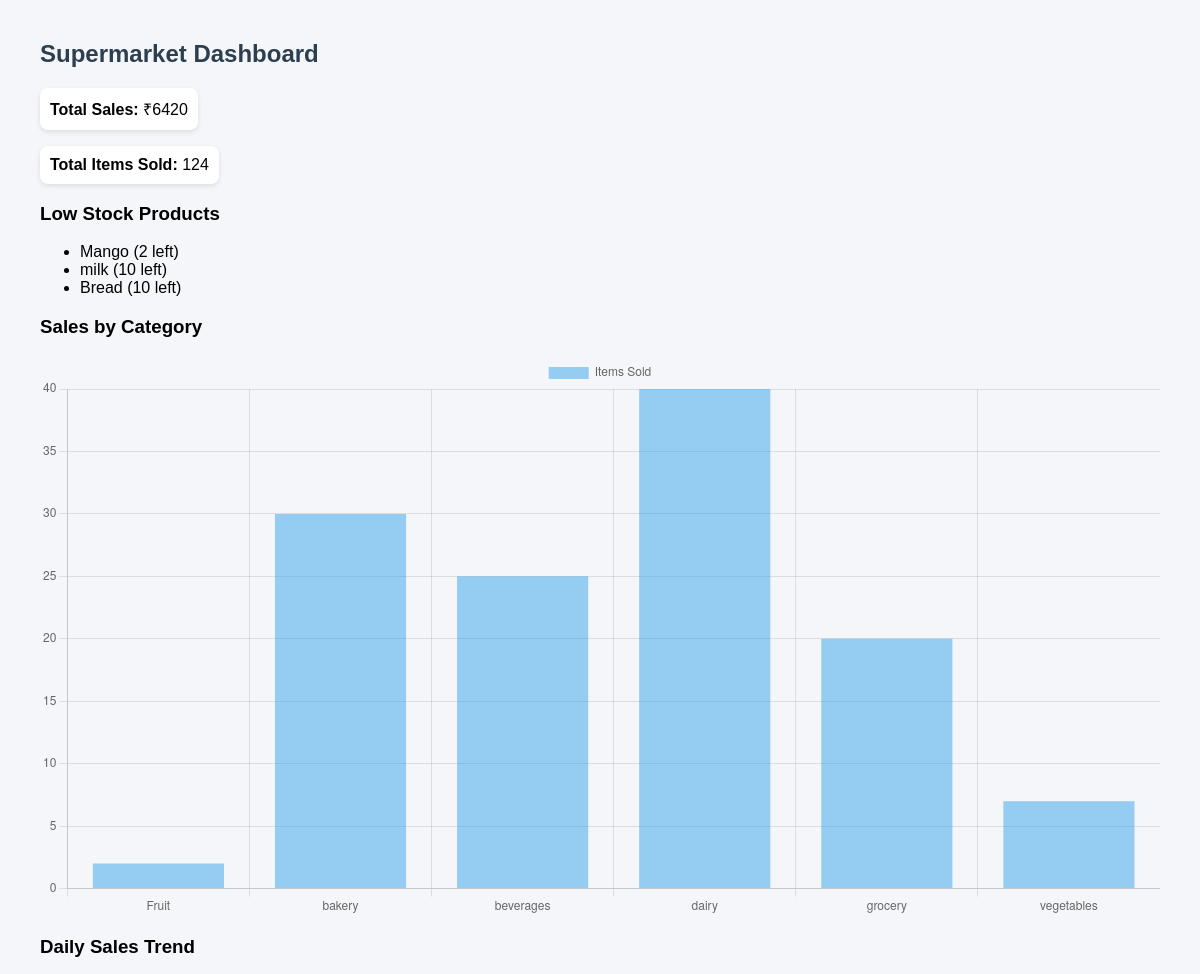
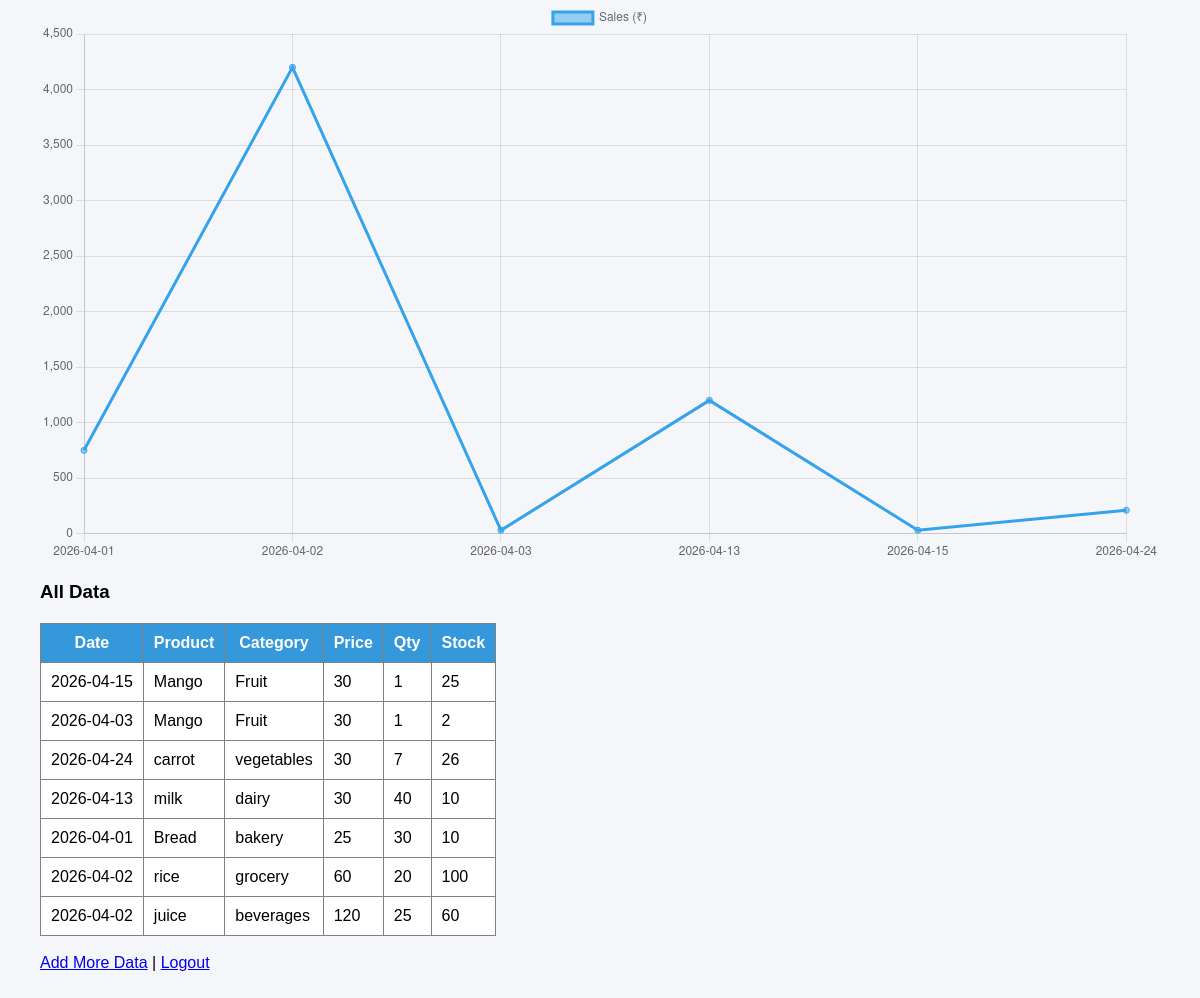
The app's page /dashboard (signed in) with its own data (2 pictures, top to bottom).
### tables this page shows
CREATE TABLE supermarket (
            id INTEGER PRIMARY KEY AUTOINCREMENT,
            date TEXT,
            product_name TEXT,
            category TEXT,
            price INTEGER,
            quantity_sold INTEGER,
            stock_left INTEGER
        );

### app.py (the view)
@app.route("/dashboard")
def dashboard():
    if "user" not in session:
        return redirect("/")
    conn = get_db_connection()
    data = conn.execute("SELECT * FROM supermarket").fetchall()
    conn.close()
    total_sales = sum(row["price"] * row["quantity_sold"] for row in data)
    total_items = sum(row["quantity_sold"] for row in data)
    low_stock = [row for row in data if row["stock_left"] < 20]
    category_sales = {}
    for row in data:
        cat = row["category"]
        category_sales[cat] = category_sales.get(cat, 0) + row["quantity_sold"]
    daily_sales = {}
    for row in data:
        d = row["date"]
        daily_sales[d] = daily_sales.get(d, 0) + (row["price"] * row["quantity_sold"])
    return render_template(
        "dashboard.html",
        data=data,
        total_sales=total_sales,
        total_items=total_items,
        low_stock=low_stock,
        category_sales=category_sales,
        daily_sales=daily_sales
    )

### app.py (called while the page is built)
def get_db_connection():
    conn = sqlite3.connect("supermarket.db")
    conn.row_factory = sqlite3.Row
    return conn

### templates/dashboard.html (shortened to what this page needs)
<!DOCTYPE html>
<html>
<head>
    <link rel="stylesheet" href="/static/style.css">
</head>
<body>
    <h2>Supermarket Dashboard</h2>
    <div>
        <p><b>Total Sales:</b> ₹{{ total_sales }}</p>
        <p><b>Total Items Sold:</b> {{ total_items }}</p>
    </div>
    <h3>Low Stock Products</h3>
    {% if low_stock %}
        <ul>
            {% for item in low_stock %}
                <li>{{ item.product_name }} ({{ item.stock_left }} left)</li>
            {% endfor %}
        </ul>
    {% else %}
        <p>No low stock items</p>
    {% endif %}
    <h3>Sales by Category</h3>
    <canvas id="categoryChart" width="400" height="200"></canvas>
    <h3>Daily Sales Trend</h3>
    <canvas id="dailyChart" width="400" height="200"></canvas>
    <h3>All Data</h3>
    <table border="1">
        <tr>
            <th>Date</th>
            <th>Product</th>
            <th>Category</th>
            <th>Price</th>
            <th>Qty</th>
            <th>Stock</th>
        </tr>
        {% for row in data %}
        <tr>
            <td>{{ row.date }}</td>
            <td>{{ row.product_name }}</td>
            <td>{{ row.category }}</td>
            <td>{{ row.price }}</td>
            <td>{{ row.quantity_sold }}</td>
            <td>{{ row.stock_left }}</td>
        </tr>
        {% endfor %}
    </table>
    <br>
    <a href="/home">Add More Data</a> |
    <a href="/logout">Logout</a>
    <script>
    // CATEGORY DATA
    const categoryData = JSON.parse('{{ category_sales | tojson | safe }}');
    const labels1 = Object.keys(categoryData);
    const values1 = Object.values(categoryData);
    new Chart(document.getElementById("categoryChart"), {
        type: "bar",
        data: {
            labels: labels1,
            datasets: [{
                label: "Items Sold",
                data: values1
            }]
        }
    });
    // DAILY DATA
    const dailyData = JSON.parse('{{ daily_sales | tojson | safe }}');
    const labels2 = Object.keys(dailyData);
    const values2 = Object.values(dailyData);
    new Chart(document.getElementById("dailyChart"), {
        type: "line",
        data: {
            labels: labels2,
            datasets: [{
                label: "Sales (₹)",
                data: values2
            }]
        }
    });
</script>
</body>
</html>

### static/style.css (style rules this page uses)
body { font-family: Arial; margin: 40px; background-color: #f4f6f9; }
h2 { color: #2c3e50; }
p { background: white; padding: 10px; border-radius: 8px; width: fit-content; box-shadow: 0 2px 5px rgba(0,0,0,0.1); }
table { margin-top: 20px; border-collapse: collapse; background: white; }
th { background-color: #3498db; color: white; }
th, td { padding: 10px; }

### records on screen
supermarket: product_name "Mango", stock_left "2", date "2026-04-03", category "Fruit", price "30", quantity_sold "1"
supermarket: product_name "milk", stock_left "10", date "2026-04-13", category "dairy", price "30", quantity_sold "40"
supermarket: product_name "Bread", stock_left "10", date "2026-04-01", category "bakery", price "25", quantity_sold "30"
supermarket: date "2026-04-15", product_name "Mango", category "Fruit", price "30", quantity_sold "1", stock_left "25"
supermarket: date "2026-04-24", product_name "carrot", category "vegetables", price "30", quantity_sold "7", stock_left "26"
supermarket: date "2026-04-02", product_name "rice", category "grocery", price "60", quantity_sold "20", stock_left "100"
supermarket: date "2026-04-02", product_name "juice", category "beverages", price "120", quantity_sold "25", stock_left "60"

### other values on screen
{{ total_sales }} "6420"
{{ total_items }} "124"
chart data {{ category_sales | tojson | safe }} {"Fruit": 2, "bakery": 30, "beverages": 25, "dairy": 40, "grocery": 20, "vegetables": 7}
chart data {{ daily_sales | tojson | safe }} {"2026-04-01": 750, "2026-04-02": 4200, "2026-04-03": 30, "2026-04-13": 1200, "2026-04-15": 30, "2026-04-24": 210}
